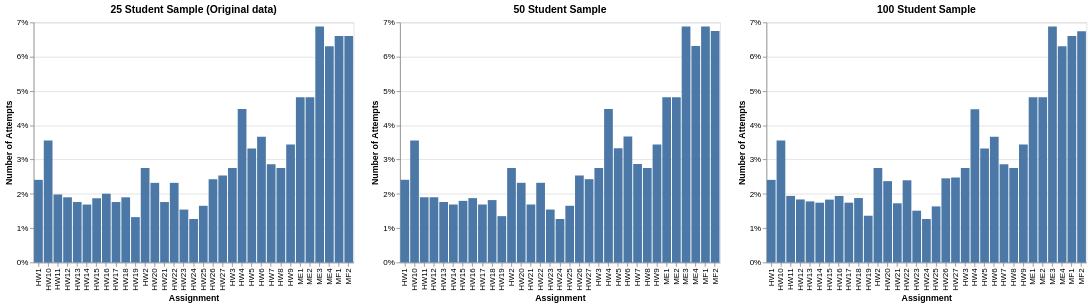

Notebook source saved alongside this figure:
### Code cell
coverage_chart(initial_data, 'assignment_id', '25 Student Sample (Original data)') | coverage_chart(sample_50, 'assignment_id', '50 Student Sample') | coverage_chart(sample_100,'assignment_id', '100 Student Sample')

### Figure 1 — Vega-Lite specification as saved in the notebook (floating-point values rounded to 4 significant figures)
{"config": {"view": {"continuousWidth": 300, "continuousHeight": 300}}, "hconcat": [{"data": {"name": "data-e67a764f99f2f03c7abe0926595a32ad"}, "mark": {"type": "bar"}, "encoding": {"tooltip": [{"field": "assignment_id", "type": "nominal"}, {"aggregate": "count", "type": "quantitative"}], "x": {"field": "assignment_id", "title": "Assignment", "type": "nominal"}, "y": {"field": "proportion", "stack": "normalize", "title": "Number of Attempts", "type": "quantitative"}}, "height": 300, "title": "25 Student Sample (Original data)", "width": 400}, {"data": {"name": "data-5b850e06abd9c7256a531c8283d0ba30"}, "mark": {"type": "bar"}, "encoding": {"tooltip": [{"field": "assignment_id", "type": "nominal"}, {"aggregate": "count", "type": "quantitative"}], "x": {"field": "assignment_id", "title": "Assignment", "type": "nominal"}, "y": {"field": "proportion", "stack": "normalize", "title": "Number of Attempts", "type": "quantitative"}}, "height": 300, "title": "50 Student Sample", "width": 400}, {"data": {"name": "data-a0690d32307e325d2df05d08f359223f"}, "mark": {"type": "bar"}, "encoding": {"tooltip": [{"field": "assignment_id", "type": "nominal"}, {"aggregate": "count", "type": "quantitative"}], "x": {"field": "assignment_id", "title": "Assignment", "type": "nominal"}, "y": {"field": "proportion", "stack": "normalize", "title": "Number of Attempts", "type": "quantitative"}}, "height": 300, "title": "100 Student Sample", "width": 400}], "$schema": "https://vega.github.io/schema/vega-lite/v6.4.1.json", "datasets": {"data-e67a764f99f2f03c7abe0926595a32ad": [{"assignment_id": "ME3", "proportion": 0.06878}, {"assignment_id": "MF1", "proportion": 0.06603}, {"assignment_id": "MF2", "proportion": 0.06603}, {"assignment_id": "ME4", "proportion": 0.06305}, {"assignment_id": "ME1", "proportion": 0.04815}, {"assignment_id": "ME2", "proportion": 0.04815}, {"assignment_id": "HW4", "proportion": 0.04471}, {"assignment_id": "HW6", "proportion": 0.03668}, {"assignment_id": "HW10", "proportion": 0.03554}, {"assignment_id": "HW9", "proportion": 0.03439}, {"assignment_id": "HW5", "proportion": 0.03324}, {"assignment_id": "HW7", "proportion": 0.02866}, {"assignment_id": "HW2", "proportion": 0.02751}, {"assignment_id": "HW3", "proportion": 0.02751}, {"assignment_id": "HW8", "proportion": 0.02751}, {"assignment_id": "HW27", "proportion": 0.02531}, {"assignment_id": "HW26", "proportion": 0.02426}, {"assignment_id": "HW1", "proportion": 0.02407}, {"assignment_id": "HW20", "proportion": 0.0232}, {"assignment_id": "HW22", "proportion": 0.0232}, {"assignment_id": "HW16", "proportion": 0.02004}, {"assignment_id": "HW11", "proportion": 0.01981}, {"assignment_id": "HW12", "proportion": 0.01898}, {"assignment_id": "HW18", "proportion": 0.01898}, {"assignment_id": "HW15", "proportion": 0.01871}, {"assignment_id": "HW13", "proportion": 0.01761}, {"assignment_id": "HW17", "proportion": 0.01761}, {"assignment_id": "HW21", "proportion": 0.01761}, {"assignment_id": "HW14", "proportion": 0.01687}, {"assignment_id": "HW25", "proportion": 0.01651}, {"assignment_id": "HW23", "proportion": 0.01541}, {"assignment_id": "HW19", "proportion": 0.01321}, {"assignment_id": "HW24", "proportion": 0.01266}], "data-5b850e06abd9c7256a531c8283d0ba30": [{"assignment_id": "ME3", "proportion": 0.06884}, {"assignment_id": "MF1", "proportion": 0.06884}, {"assignment_id": "MF2", "proportion": 0.06746}, {"assignment_id": "ME4", "proportion": 0.0631}, {"assignment_id": "ME1", "proportion": 0.04819}, {"assignment_id": "ME2", "proportion": 0.04819}, {"assignment_id": "HW4", "proportion": 0.04474}, {"assignment_id": "HW6", "proportion": 0.03671}, {"assignment_id": "HW10", "proportion": 0.03557}, {"assignment_id": "HW9", "proportion": 0.03442}, {"assignment_id": "HW5", "proportion": 0.03327}, {"assignment_id": "HW7", "proportion": 0.02868}, {"assignment_id": "HW2", "proportion": 0.02753}, {"assignment_id": "HW3", "proportion": 0.02753}, {"assignment_id": "HW8", "proportion": 0.02753}, {"assignment_id": "HW26", "proportion": 0.02533}, {"assignment_id": "HW27", "proportion": 0.02428}, {"assignment_id": "HW1", "proportion": 0.02409}, {"assignment_id": "HW20", "proportion": 0.02322}, {"assignment_id": "HW22", "proportion": 0.02322}, {"assignment_id": "HW11", "proportion": 0.019}, {"assignment_id": "HW12", "proportion": 0.019}, {"assignment_id": "HW16", "proportion": 0.01875}, {"assignment_id": "HW18", "proportion": 0.01817}, {"assignment_id": "HW15", "proportion": 0.01794}, {"assignment_id": "HW13", "proportion": 0.01762}, {"assignment_id": "HW14", "proportion": 0.01689}, {"assignment_id": "HW21", "proportion": 0.01689}, {"assignment_id": "HW17", "proportion": 0.01689}, {"assignment_id": "HW25", "proportion": 0.01652}, {"assignment_id": "HW23", "proportion": 0.01542}, {"assignment_id": "HW19", "proportion": 0.01349}, {"assignment_id": "HW24", "proportion": 0.01267}], "data-a0690d32307e325d2df05d08f359223f": [{"assignment_id": "ME3", "proportion": 0.06877}, {"assignment_id": "MF2", "proportion": 0.06739}, {"assignment_id": "MF1", "proportion": 0.06602}, {"assignment_id": "ME4", "proportion": 0.06304}, {"assignment_id": "ME1", "proportion": 0.04814}, {"assignment_id": "ME2", "proportion": 0.04814}, {"assignment_id": "HW4", "proportion": 0.0447}, {"assignment_id": "HW6", "proportion": 0.03668}, {"assignment_id": "HW10", "proportion": 0.03553}, {"assignment_id": "HW9", "proportion": 0.03438}, {"assignment_id": "HW5", "proportion": 0.03324}, {"assignment_id": "HW7", "proportion": 0.02865}, {"assignment_id": "HW2", "proportion": 0.02751}, {"assignment_id": "HW3", "proportion": 0.02751}, {"assignment_id": "HW8", "proportion": 0.02751}, {"assignment_id": "HW27", "proportion": 0.02478}, {"assignment_id": "HW26", "proportion": 0.02452}, {"assignment_id": "HW1", "proportion": 0.02407}, {"assignment_id": "HW22", "proportion": 0.02395}, {"assignment_id": "HW20", "proportion": 0.0237}, {"assignment_id": "HW11", "proportion": 0.01939}, {"assignment_id": "HW16", "proportion": 0.01938}, {"assignment_id": "HW18", "proportion": 0.01877}, {"assignment_id": "HW12", "proportion": 0.01836}, {"assignment_id": "HW15", "proportion": 0.01832}, {"assignment_id": "HW13", "proportion": 0.01779}, {"assignment_id": "HW14", "proportion": 0.01742}, {"assignment_id": "HW17", "proportion": 0.01742}, {"assignment_id": "HW21", "proportion": 0.01724}, {"assignment_id": "HW25", "proportion": 0.01633}, {"assignment_id": "HW23", "proportion": 0.01508}, {"assignment_id": "HW19", "proportion": 0.01362}, {"assignment_id": "HW24", "proportion": 0.01265}]}}
